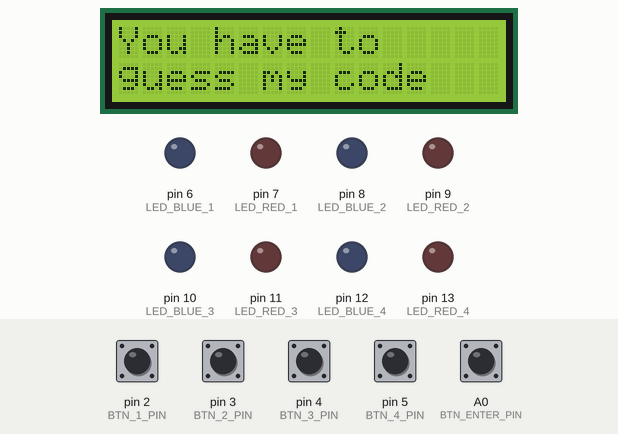
Recording of a sketch running on a simulated Arduino Uno, built with avr-gcc and run on an emulated ATmega328P. Parts: 16×2 character LCD, output pins drawn as LEDs (lit = HIGH). Inputs (shaded band) come from the test bench; at power-on: A0 (BTN_ENTER_PIN), pin 2 (BTN_1_PIN), pin 3 (BTN_2_PIN), pin 4 (BTN_3_PIN), pin 5 (BTN_4_PIN) HIGH. Random numbers use the default seed unless the sketch sets one. At 8.4 s the program stops and its outputs stay as they are.

Above: at 2.2 s.
At 5.5 s:
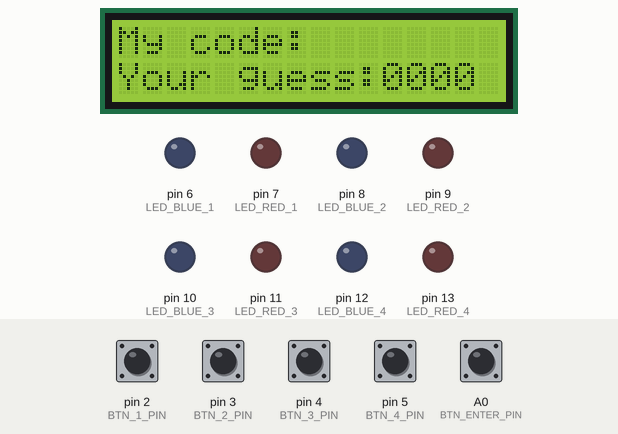
5.6 s: A0 (BTN_ENTER_PIN) pulled LOW for 0.85 s
At 6.4 s:
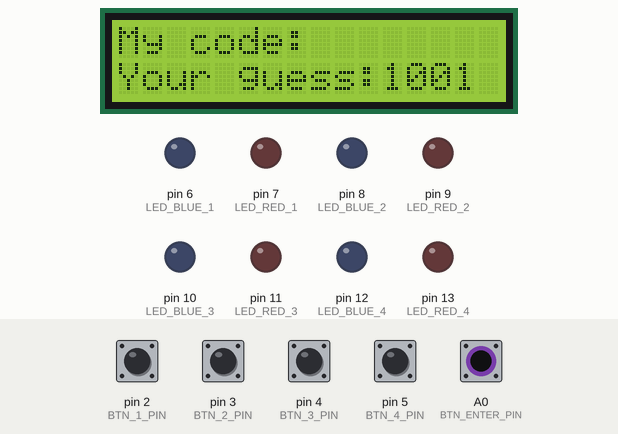
At 8.9 s:
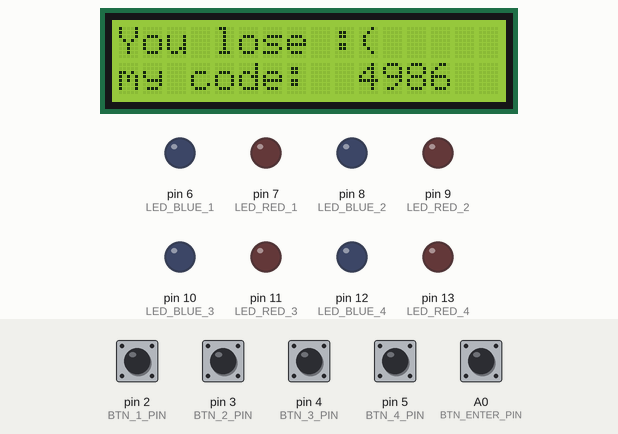
Timing chart, 0 to 9.9 s (numbered marks = the images above; inputs shaded):
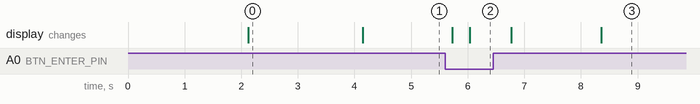

The sketch:

main.ino
```cpp
#include <lcd_wrapper.h>
#include <mastermind.h>

int main() {
  init();

  Serial.begin(9600);
  randomSeed(analogRead(1));
  lcd_init();
  lcd_clear();


  pinMode(LED_BLUE_1, OUTPUT);
  pinMode(LED_BLUE_2, OUTPUT);
  pinMode(LED_BLUE_3, OUTPUT);
  pinMode(LED_BLUE_4, OUTPUT);
  pinMode(LED_RED_1, OUTPUT);
  pinMode(LED_RED_2, OUTPUT);
  pinMode(LED_RED_3, OUTPUT);
  pinMode(LED_RED_4, OUTPUT);

  pinMode(BTN_1_PIN , INPUT_PULLUP);
  pinMode(BTN_2_PIN , INPUT_PULLUP);
  pinMode(BTN_3_PIN , INPUT_PULLUP);
  pinMode(BTN_4_PIN , INPUT_PULLUP);

  char* secret = generate_code(false, 4);
  play_game(secret);
  free(secret);
  return 0;
}
```

mastermind.cpp
```cpp
#include <Arduino.h>
#include "mastermind.h"
#include "lcd_wrapper.h"

void get_score(const char* secret, const char* guess, int* peg_a, int* peg_b) {

    int help_secret = 0;
    int help_guess = 0;

    for (int index = 0; index < strlen(secret); index++) {
        if (secret[index] == guess[index]) *peg_a += 1;
    }
    for (int numbers = 0; numbers < 10; numbers++) {
        for (int index = 0; index < strlen(secret); index++) {
            if (secret[index] == numbers + 48) help_secret++;
            if (guess[index] == numbers + 48) help_guess++;
        }
        *peg_b += (help_guess > help_secret) ? help_secret : help_guess;
        help_secret = 0;
        help_guess = 0;
    }
    *peg_b -= *peg_a;
}

char* generate_code(bool repeat, int length) {

    if (length < 1) {
        return 0;
    }
    if (length > 10 && repeat == 0) {
        return 0;
    }
    char* result = (char*)calloc(length + 1, sizeof(char));
    if (repeat) {
        for (int i = 0; i < length; i++) {
            result[i] = random(0, 10) + 48;
            result[i + 1] = '\0';
        }
    }
    else {
        int help = 0;
        for (int i = 0; i < length; i++) {
            help = random(0, 10) + 48;
            int j = 0;
            for (j = 0; j < i; j++) {
                if (help == (int)result[j]) break;
            }
            if (j == i) {
                result[i] = (int)help;
                result[i + 1] = '\0';
            }
            else i--;
        }
    }
    return result;
}
void render_history(char* secret, char** history, const int entry_nr) {
    lcd_print_at(4, 0, history[entry_nr]);

    int a = 0;
    int b = 0;
    get_score(secret, history[entry_nr], &a, &b);
    char score[3];
    score[0] = 65;
    score[1] = a + 48;
    score[2] = 66;
    score[3] = b + 48;
    score[4] = '\0';
    lcd_print_at(9, 0, score);
}

void render_leds(const int peg_a, const int peg_b) {
    char leds[8] = { LED_RED_1, LED_RED_2 , LED_RED_3 , LED_RED_4, LED_BLUE_1, LED_BLUE_2, LED_BLUE_3 , LED_BLUE_4 };

    if (peg_a > 0) {
        for (int i = 0; i < peg_a; i++) {
            analogWrite(leds[i], 255);
        }
    }
    if (peg_b > 0) {
        for (int i = 4 + peg_a; i < peg_b + 4 + peg_a; i++) {
            analogWrite(leds[i], 255);
        }
    }
}
void turn_off_leds() {
    analogWrite(LED_BLUE_1, 0);
    analogWrite(LED_RED_1, 0);
    analogWrite(LED_BLUE_2, 0);
    analogWrite(LED_RED_2, 0);
    analogWrite(LED_BLUE_3, 0);
    analogWrite(LED_RED_3, 0);
    analogWrite(LED_BLUE_4, 0);
    analogWrite(LED_RED_4, 0);
}

void play_game(char* secret) {

    lcd_clear();
    lcd_print_at(0, 0, "Welcome to");
    lcd_print_at(3, 1, "MasterMind!!!");
    delay(2000);
    lcd_clear();
    lcd_print_at(0, 0, "You have to");
    lcd_print_at(0, 1, "guess my code");
    delay(2000);
    lcd_clear();
    lcd_print_at(0, 0, "My code: ");
    //delay(2000);
    //lcd_clear();
    //lcd_print_at(0, 0, secret);

    char* guess = (char*)calloc(5, sizeof(char));
    char** history = malloc(sizeof(char*) * 11);
    for (int i = 0; i < 11; i++) {
        history[i] = malloc(5 * sizeof(char));
    }

    char* help = (char*)calloc(5, sizeof(char));
    int millis_time = 0;
    int index_history = 0;
    for (int i = 0; i < 11; i++) {
        for (int j = 0; j < 4; j++) {
            guess[j] = 48;
            help[j] = 0;
        }
        lcd_print_at(0, 1, "Your guess:");
        lcd_print_at(11, 1, "0000");
        while (digitalRead(BTN_ENTER_PIN) == LOW) {
            for (int j = 0; j < 4; j++) {
                if (digitalRead(BTN_1_PIN + j) == HIGH && help[j] == 0 && millis() - millis_time > 250) {
                    help[j] = 1;
                    if (j == 1 && digitalRead(BTN_1_PIN) == HIGH) {
                        if (i + index_history > 0) {
                            index_history--;
                            lcd_clear();
                            render_history(secret, history, i + index_history);
                            lcd_print_at(0, 1, "Your guess:");
                            lcd_print_at(11, 1, guess);
                        }
                    }
                    else if (j == 2 && digitalRead(BTN_1_PIN) == HIGH) {
                        if (i + index_history < i) {
                            index_history++;
                            lcd_clear();
                            if (i + index_history < i) render_history(secret, history, i + index_history);
                            else lcd_print_at(0, 0, "My code: ");
                            lcd_print_at(0, 1, "Your guess:");
                            lcd_print_at(11, 1, guess);
                        }
                    }
                    else {
                        millis_time = millis();
                        guess[j] = (guess[j] != 57) ? guess[j] + 1 : 48;
                        lcd_print_at(11, 1, guess);
                    }
                }
                if (digitalRead(BTN_1_PIN + j) == LOW && help[j] == 1) {
                    help[j] = 0;
                }
            }
        }
        strcpy(history[i], guess);
        int a = 0;
        int b = 0;
        turn_off_leds();
        get_score(secret, guess, &a, &b);
        render_leds(a, b);
        if (a == 4) {
            lcd_clear();
            lcd_print_at(0, 0, "Congratulations ");
            lcd_print_at(0, 1, "you won > <");
            for (int j = 0; j < 10; j++) {
                turn_off_leds();
                analogWrite(LED_RED_1, 255);
                delay(200);
                analogWrite(LED_RED_1, 0);
                analogWrite(LED_RED_2, 255);
                delay(200);
                analogWrite(LED_RED_2, 0);
                analogWrite(LED_RED_3, 255);
                delay(200);
                analogWrite(LED_RED_3, 0);
                analogWrite(LED_RED_4, 255);
                delay(200);
                analogWrite(LED_RED_4, 0);
                lcd_print_at(10, 1, "-");
                turn_off_leds();
                analogWrite(LED_BLUE_4, 255);
                delay(200);
                analogWrite(LED_BLUE_4, 0);
                analogWrite(LED_BLUE_3, 255);
                delay(200);
                analogWrite(LED_BLUE_3, 0);
                analogWrite(LED_BLUE_2, 255);
                delay(200);
                analogWrite(LED_BLUE_2, 0);
                analogWrite(LED_BLUE_1, 255);
                delay(200);
                analogWrite(LED_BLUE_1, 0);
                lcd_print_at(10, 1, "<");
            }
            free(guess);
            free(history);
            return;
        }
        delay(300);
    }
    lcd_clear();
    lcd_print_at(0, 0, "You lose :(");
    lcd_print_at(0, 1, "my code:");
    lcd_print_at(10, 1, secret);
    turn_off_leds();
    free(guess);
    free(history);
}
```

mastermind.h
```cpp
#ifndef _MASTERMIND_H
#define _MASTERMIND_H

#define BTN_1_PIN       2
#define BTN_2_PIN       3
#define BTN_3_PIN       4
#define BTN_4_PIN       5
#define BTN_ENTER_PIN   A0

#define LED_BLUE_1      6
#define LED_RED_1       7
#define LED_BLUE_2      8
#define LED_RED_2       9
#define LED_BLUE_3      10
#define LED_RED_3       11
#define LED_BLUE_4      12
#define LED_RED_4       13


/**
 * Generate secret code
 *
 * Generates secret code, which consists from digits only as a string.
 * No two digits in the code combination can be same! Only if the repeat
 * parameter is set to true.
 * The length of generated code is set by the parameter length. If the given
 * parameter is less than 1, function will generate no code and returns NULL.
 * @param repeat if set to true, numbers in the generated code can repeat
 * @param length the length of the code
 * @return Pointer to the random generated code as string of given length. If length param is less than 1, return NULL.
 */
char* generate_code(bool repeat, int length);


/**
 * Game loop
 *
 * This is the main game loop. Function is called with the secret combination and
 * ends, when the combination is found or when the player runs out of the attempts.
 * @param secret reference to the secret combination
 */
void play_game(char* secret);


/**
 * Renders the RGB leds based on the guessed combination
 *
 * Lights up RGB leds with propper colors based on the current guessed combination.
 * Red color is for guessed number on correct position and blue number is for
 * guessed number on incorrect posititoin.
 * @param peg_a number of guessed digits on correct position
 * @param peg_b number of guessed digits on incorrect position
 */
void render_leds(const int peg_a, const int peg_b);


/**
 * Turns all RGB leds off
 */
void turn_off_leds();


/**
 * Renders history
 *
 * Renders line of a history defined by the parameter entry_nr on the display.
 * @param secret reference to the secret combination
 * @param history list (array) of history entries
 * @param entry_nr index of history entry to render
 */
void render_history(char* secret, char** history, const int entry_nr);


/**
 * Returns score for the given guess
 *
 * @param secret the pointer to the secret code
 * @param guess the pointer to the current guess
 * @param peg_a output parameter to get number of As for current guess
 * * @param peg_b output parameter to get number of Bs for current guess
 */
void get_score(const char* secret, const char* guess, int* peg_a, int* peg_b);
#endif
```

lcd_wrapper.cpp
```cpp
#include <Arduino.h>

#include "lcd_wrapper.h"
#include <LiquidCrystal_I2C.h>
#include <Wire.h>

LiquidCrystal_I2C lcd(0x3F, 16, 2);
void lcd_init(){
    lcd.init();
    lcd.backlight();
}

void lcd_clear(){
    lcd.clear();
}


void lcd_set_cursor(int y, int x){
    lcd.setCursor(y, x);
}


void lcd_print(char* text){
    lcd.print(text);
}


void lcd_print_at(int y, int x, char* text){
    lcd_set_cursor(y, x);
    lcd_print(text);
}
```

lcd_wrapper.h
```cpp
#ifndef _LCD_H
#define _LCD_H

/**
 * Initialize LCD
 *
 * Everything you need to initialize your LCD display, place here.
 * This function should be called in function setup().
 */
void lcd_init();


/**
 * Clears the LCD display
 *
 * Clears content of the LCD display. After the call is display empty.
 */
void lcd_clear();


/**
 * Set cursor to given posititon
 *
 * Sets cursor to given position based on y and x coordinates.
 * @param y the row
 * @param x the column
 */
void lcd_set_cursor(int y, int x);


/**
 * Print text on LCD display
 *
 * Prints the givent text on the display on the current
 * cursor position.
 * @param text the text to print
 */
void lcd_print(char* text);


/**
 * Set cursor to given positition and print text
 *
 * Sets the cursor to given position based on y and x coorindates
 * and then prints the given text.
 * @param y the row
 * @param x the column
 * @param text the text to print
 */
void lcd_print_at(int y, int x, char* text);

#endif
```

Measured:
- what the display in image 0 shows lasts 2.0 s, from 2.1 s to 4.1 s
